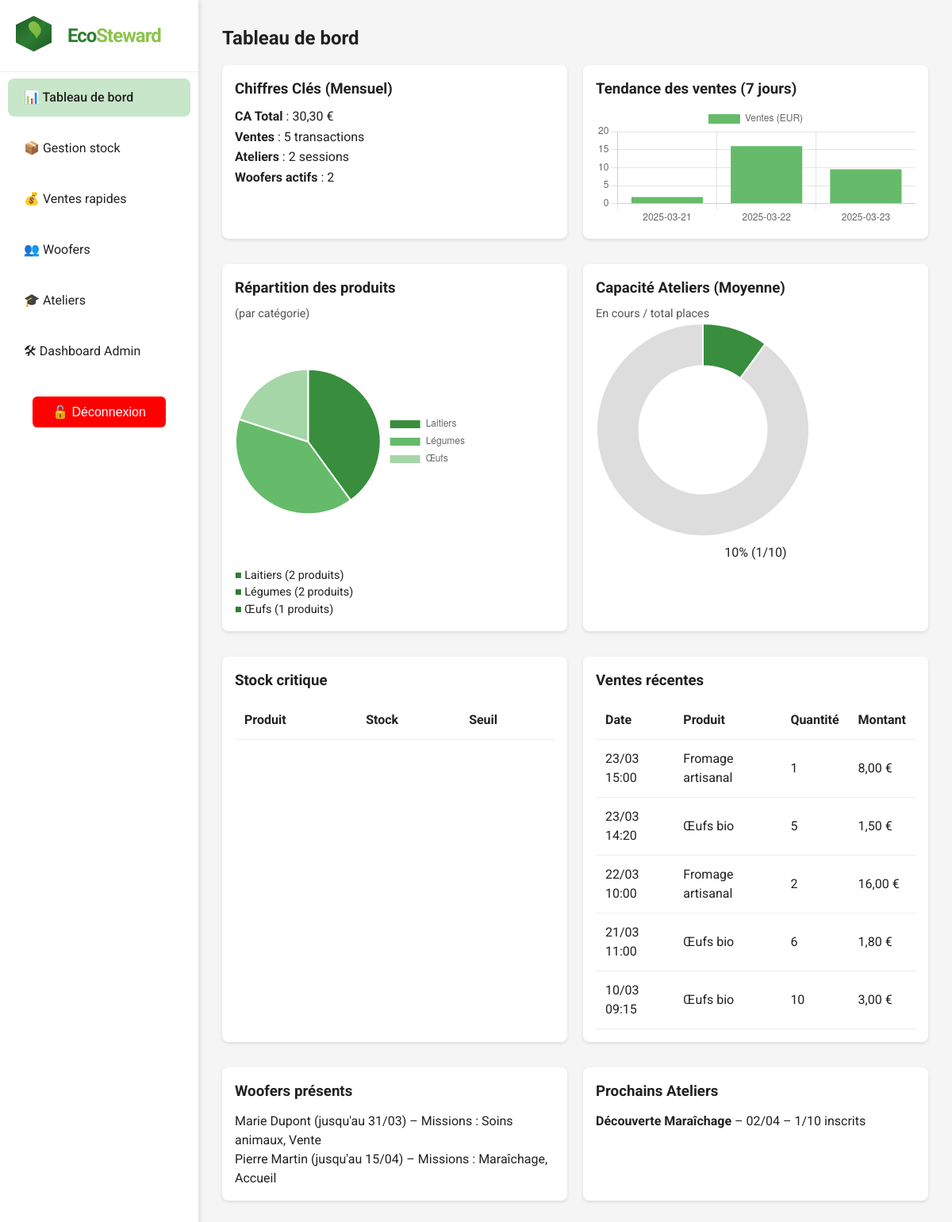
/index.php (signed in), run on the app's committed database.
### tables this page shows
CREATE TABLE sales (
    id INT AUTO_INCREMENT PRIMARY KEY,
    user_id INT NOT NULL,         
    product_id INT NOT NULL,      
    quantity INT NOT NULL,
    sale_date DATETIME DEFAULT CURRENT_TIMESTAMP,
    prix_unitaire DECIMAL(10,2) NOT NULL DEFAULT 0,
    FOREIGN KEY (user_id) REFERENCES users(id),
    FOREIGN KEY (product_id) REFERENCES products(id)
);

CREATE TABLE products (
    id INT AUTO_INCREMENT PRIMARY KEY,
    name VARCHAR(100) NOT NULL,
    category VARCHAR(50) NOT NULL,
    stock INT NOT NULL DEFAULT 0,
    seuil_alerte INT NOT NULL DEFAULT 20,
    price DECIMAL(10,2) NOT NULL DEFAULT 0,
    created_at DATETIME DEFAULT CURRENT_TIMESTAMP
);

CREATE TABLE woofers (
    id INT AUTO_INCREMENT PRIMARY KEY,
    user_id INT,               
    name VARCHAR(100) NOT NULL,
    start_date DATE,
    end_date DATE,
    competencies VARCHAR(255),
    created_at DATETIME DEFAULT CURRENT_TIMESTAMP,
    FOREIGN KEY (user_id) REFERENCES users(id) ON DELETE SET NULL
);

CREATE TABLE workshops (
    id INT AUTO_INCREMENT PRIMARY KEY,
    title VARCHAR(100) NOT NULL,
    workshop_date DATE NOT NULL,
    animator_id INT,          
    capacity INT NOT NULL DEFAULT 10,
    created_at DATETIME DEFAULT CURRENT_TIMESTAMP,
    FOREIGN KEY (animator_id) REFERENCES woofers(id)
);

### src/index.php (the view, shortened to what this page needs)
<?php
require_once __DIR__ . '/includes/db_connect.php';
$stmt = $pdo->query("SELECT COUNT(*) FROM sales");
$nb_ventes = $stmt->fetchColumn();
$stmt = $pdo->query("SELECT SUM(quantity * prix_unitaire) FROM sales");
$ca_total = $stmt->fetchColumn() ?? 0;
$stmt = $pdo->query("SELECT COUNT(*) FROM workshops");
$nb_ateliers = $stmt->fetchColumn();
$stmt = $pdo->query("SELECT COUNT(*) FROM woofers WHERE end_date >= CURDATE()");
$nb_woofers = $stmt->fetchColumn();
$stmt = $pdo->query("
  SELECT category, COUNT(*) AS nb
  FROM products
  GROUP BY category
");
$categories = $stmt->fetchAll(PDO::FETCH_ASSOC);
$stmt = $pdo->query("
  SELECT s.sale_date, p.name, s.quantity, s.prix_unitaire
  FROM sales s
  JOIN products p ON s.product_id = p.id
  ORDER BY s.sale_date DESC
  LIMIT 5
");
$ventes_recent = $stmt->fetchAll(PDO::FETCH_ASSOC);
$stmt = $pdo->query("
  SELECT name, end_date, competencies
  FROM woofers
  WHERE end_date >= CURDATE()
");
$woofers = $stmt->fetchAll(PDO::FETCH_ASSOC);
$stmt = $pdo->query("
  SELECT w.id,
         w.title,
         w.workshop_date,
         (SELECT COUNT(*) FROM registrations r WHERE r.workshop_id = w.id) AS nb_inscrits,
         w.capacity
  FROM workshops w
  WHERE w.workshop_date >= CURDATE()
  ORDER BY w.workshop_date ASC
  LIMIT 5
");
$ateliers = $stmt->fetchAll(PDO::FETCH_ASSOC);
$totalInscrits = 0;
$totalCapacity = 0;
foreach ($ateliers as $a) {
    $totalInscrits += $a['nb_inscrits'];
    $totalCapacity += $a['capacity'];
}
$taux = 0;
if ($totalCapacity > 0) {
    $taux = round(($totalInscrits / $totalCapacity) * 100);
}
$stmt = $pdo->query("
    SELECT DATE(sale_date) AS jour,
           SUM(quantity * prix_unitaire) AS total_ventes
    FROM sales
    WHERE sale_date >= DATE_SUB(CURDATE(), INTERVAL 7 DAY)
    GROUP BY DATE(sale_date)
    ORDER BY jour ASC
");
$tendance_ventes = $stmt->fetchAll(PDO::FETCH_ASSOC);
?>
<!DOCTYPE html>
<html lang="fr">
<head>
  <link rel="stylesheet" href="css/styles.css" />
</head>
<body>
  <div class="app-container">
    <nav class="sidebar" aria-label="Menu principal">
      <div class="logo-container">
        <div class="logo-icon" aria-hidden="true">
          <div class="logo-shield"></div>
          <div class="logo-leaf"></div>
        </div>
        <div class="logo-text">Eco<span>Steward</span></div>
      </div>
      <div class="nav-item active" data-section="dashboard" tabindex="0">
        📊 Tableau de bord
      </div>
      <div class="nav-item" data-section="stock" tabindex="0">
        📦 Gestion stock
      </div>
      <div class="nav-item" data-section="ventes" tabindex="0">
        💰 Ventes rapides
      </div>
      <div class="nav-item" data-section="woofers" tabindex="0">
        👥 Woofers
      </div>
      <div class="nav-item" data-section="ateliers" tabindex="0">
        🎓 Ateliers
      </div>
      <?php if (isset($_SESSION['role']) && $_SESSION['role'] === 'admin'): ?>
        <div class="nav-item" data-section="admin" tabindex="0" onclick="location.href='pages/admin_dashboard.php'">
          🛠 Dashboard Admin
        </div>
      <?php endif; ?>
      <div class="logout-container">
        <form action="pages/logout.php" method="POST">
          <button type="submit" class="logout-btn">🔓 Déconnexion</button>
        </form>
      </div>
    </nav>
    <main>
      <section id="dashboard" aria-labelledby="dashboard-title">
        <h1 id="dashboard-title">Tableau de bord</h1>
        <div class="grid-2">
          <div class="card">
            <h3>Chiffres Clés (Mensuel)</h3>
            <ul style="margin-top: .5rem; line-height: 1.6;">
              <li><strong>CA Total</strong> :
                  <?= number_format($ca_total, 2, ',', ' ') ?> €</li>
              <li><strong>Ventes</strong> :
                  <?= $nb_ventes ?> transactions</li>
              <li><strong>Ateliers</strong> :
                  <?= $nb_ateliers ?> sessions</li>
              <li><strong>Woofers actifs</strong> :
                  <?= $nb_woofers ?></li>
            </ul>
          </div>
          <div class="card">
            <h3>Tendance des ventes (7 jours)</h3>
            <canvas id="salesChart" width="400" height="150"></canvas>
          </div>
        </div>
        <div class="grid-2">
          <div class="card">
            <h3>Répartition des produits</h3>
            <p style="font-size:0.9em; color:#555;">(par catégorie)</p>
            <canvas id="pieChart" width="300" height="300"></canvas>
            <ul style="margin-top: 0.5rem; font-size:0.9em;">
              <?php foreach ($categories as $cat): ?>
                <li>
                  <span style="color: var(--primary); font-weight:700;">■</span>
                  <?= htmlspecialchars($cat['category']) ?> (<?= $cat['nb'] ?> produits)
                </li>
              <?php endforeach; ?>
            </ul>
          </div>
          <div class="card">
            <h3>Capacité Ateliers (Moyenne)</h3>
            <p style="font-size:0.9em; color:#555;">En cours / total places</p>
            <canvas id="capacityChart" width="270" height="270"></canvas>
            <p style="text-align:center; margin-top:0.5rem;">
              <?= $taux ?>% (<?= $totalInscrits ?>/<?= $totalCapacity ?>)
            </p>
          </div>
        </div>
        <div class="grid-2">
          <div class="card">
            <h3>Stock critique</h3>
            <table>
              <thead>
                <tr>
                  <th>Produit</th>
                  <th>Stock</th>
                  <th>Seuil</th>
                </tr>
              </thead>
            </table>
          </div>
          <div class="card">
            <h3>Ventes récentes</h3>
            <table>
              <thead>
                <tr>
                  <th>Date</th>
                  <th>Produit</th>
                  <th>Quantité</th>
                  <th>Montant</th>
                </tr>
              </thead>
              <tbody>
                <?php foreach ($ventes_recent as $v): ?>
                  <tr>
                    <td><?= date('d/m H:i', strtotime($v['sale_date'])) ?></td>
                    <td><?= htmlspecialchars($v['name']) ?></td>
                    <td><?= $v['quantity'] ?></td>
                    <td><?= number_format($v['quantity'] * $v['prix_unitaire'], 2, ',', ' ') ?> €</td>
                  </tr>
                <?php endforeach; ?>
              </tbody>
            </table>
          </div>
        </div>
        <div class="grid-2">
          <div class="card">
            <h3>Woofers présents</h3>
            <ul style="margin-top: .75rem;">
              <?php foreach ($woofers as $w): ?>
                <li>
                  <?= htmlspecialchars($w['name']) ?>
                  (jusqu'au <?= date('d/m', strtotime($w['end_date'])) ?>)
                  – Missions : <?= htmlspecialchars($w['competencies']) ?>
                </li>
              <?php endforeach; ?>
            </ul>
          </div>
          <div class="card">
            <h3>Prochains Ateliers</h3>
            <ul style="margin-top: .75rem;">
              <?php foreach ($ateliers as $a): ?>
                <li>
                  <strong><?= htmlspecialchars($a['title']) ?></strong>
                  – <?= date('d/m', strtotime($a['workshop_date'])) ?>
                  – <?= $a['nb_inscrits'] ?>/<?= $a['capacity'] ?> inscrits
                </li>
              <?php endforeach; ?>
            </ul>
          </div>
        </div>
      </section>
    </main>
  </div>
    <script>
    // Données PHP -> JS
    const catData = <?= json_encode($categories) ?>;
    // catData ressemble à [{category:'Laitiers', nb:2}, {category:'Légumes', nb:2}, ...]
    const catLabels = catData.map(item => item.category);
    const catValues = catData.map(item => parseInt(item.nb, 10));
    // Quand la page est prête
    document.addEventListener('DOMContentLoaded', () => {
      const ctxPie = document.getElementById('pieChart').getContext('2d');
      new Chart(ctxPie, {
        type: 'pie',
        data: {
          labels: catLabels,
          datasets: [{
            data: catValues,
            backgroundColor: [
              '#388e3c', // vert foncé
              '#66bb6a', // vert moyen
              '#a5d6a7', // vert clair
              '#c8e6c9', // encore plus clair...
              '#ffd54f', // jaune
              '#ff7043', // orange
            ]
          }]
        },
        options: {
          responsive: false,
          maintainAspectRatio: false,
          plugins: {
            legend: {
              position: 'right'
            }
          }
        }
      });
    });
    </script>
<script>
// On passe les données PHP au JavaScript au format JSON
const tendanceVentes = <?= json_encode($tendance_ventes) ?>;
// On extrait deux tableaux JS :
// 1) labels (les dates), 2) dataValues (le total_ventes par jour)
const labels = tendanceVentes.map(item => item.jour);
const dataValues = tendanceVentes.map(item => parseFloat(item.total_ventes || 0));
document.addEventListener('DOMContentLoaded', () => {
  const ctx = document.getElementById('salesChart').getContext('2d');
  new Chart(ctx, {
    type: 'bar', // ou 'line'
    data: {
      labels: labels,
      datasets: [{
        label: 'Ventes (EUR)',
        data: dataValues,
        backgroundColor: '#66bb6a'
      }]
    },
    options: {
      scales: {
        y: {
          beginAtZero: true
        }
      }
    }
  });
  // On récupère le taux en PHP
  const tauxOccup = <?= $taux ?>;  // ex: 75
  // On va créer un doughnut chart avec 2 valeurs :
  // 1) la part "occupée" (tauxOccup),
  // 2) la part "restante" (100 - tauxOccup)
  const ctxDoughnut = document.getElementById('capacityChart').getContext('2d');
  new Chart(ctxDoughnut, {
    type: 'doughnut',
    data: {
      labels: ['Occupé', 'Libre'],
      datasets: [{
        data: [tauxOccup, 100 - tauxOccup],
        backgroundColor: ['#388e3c', '#ddd']
      }]
    },
    options: {
      responsive: false,
      maintainAspectRatio: false,
      cutout: '60%',
      plugins: {
        legend: {
          display: false
        }
      }
    }
  });
});
</script>
</body>
</html>

### src/css/styles.css (style rules this page uses)
:root { --primary: #2E7D32; --primary-dark: #1D5A25; --secondary: #8BC34A; --secondary-dark: #6FAE3A; --background: #F5F5F5; --text: #212121; --transition: 0.3s; }
* { box-sizing: border-box; margin: 0; padding: 0; }
body { font-family: 'Roboto', sans-serif; background: var(--background); color: var(--text); line-height: 1.5; }
h1, h2, h3 { margin-bottom: 0.5rem; }
ul, li { list-style: none; }
button, a { cursor: pointer; }
.app-container { display: grid; grid-template-columns: 250px 1fr; min-height: 100vh; }
nav.sidebar { background: #fff; box-shadow: 2px 0 5px rgba(0,0,0,0.1); display: flex; flex-direction: column; transition: var(--transition); }
.logo-container { display: flex; align-items: center; gap: 15px; padding: 20px; border-bottom: 1px solid #eee; }
.logo-icon { position: relative; width: 50px; height: 50px; }
.logo-shield { width: 45px; height: 45px; background: linear-gradient( 135deg, var(--primary-dark) 0%, var(--primary) 50%, var(--primary-dark) 100% ); clip-path: polygon( 50% 0%, 100% 25%, 100% 75%, 50% 100%, 0% 75%, 0% 25% ); position: absolute; }
.logo-leaf { position: absolute; top: 7px; left: 12px; width: 28px; height: 28px; background: linear-gradient( to bottom right, var(--secondary) 0%, var(--secondary-dark) 100% ); clip-path: path("M15.25 2.74c-0.93-1.59-3.01-2.74-5.25-2.74-3.31 0-6 2.69-6 6 0 6.66 9.44 9.84 9.8 15.99 1.85-3.81 5.75-5.98 5.95-10.58 0.08-1.8-0.49-3.45-1.51-4.67-1.07-1.28-1.31-2.34-1.01-3z"); }
.logo-text { font-size: 1.5rem; font-weight: 700; color: var(--primary); letter-spacing: -1px; }
.logo-text span { color: var(--secondary); }
.nav-item { padding: 12px 20px; margin: 8px 10px; border-radius: 8px; transition: var(--transition); display: flex; align-items: center; gap: 10px; }
.nav-item.active { background: #C8E6C9; font-weight: 500; }
main { padding: 30px; overflow-y: auto; }
section { display: none; margin-bottom: 2rem; }
.grid-2 { display: grid; grid-template-columns: 1fr 1fr; gap: 20px; margin-top: 1rem; }
.card { background: #fff; border-radius: 0.5rem; padding: 1rem; box-shadow: 0 2px 4px rgba(0,0,0,0.1); transition: var(--transition); margin-bottom: 1rem; }
table { width: 100%; border-collapse: collapse; margin-top: 0.75rem; }
th, td { padding: 0.75rem; text-align: left; border-bottom: 1px solid #eee; }
button { background: var(--primary); color: #fff; border: none; padding: 10px 20px; border-radius: 6px; transition: var(--transition); font-size: 1rem; margin-top: 0.3rem; align-self: flex-start; }
.logout-container { margin: 20px; text-align: center; }
.logout-btn { background: red; color: white; border: none; padding: 10px 15px; border-radius: 6px; cursor: pointer; font-size: 1rem; width: 80%; transition: 0.3s; }

### data on the page
sales: sale_date "23/03 15:00", product.name "Fromage artisanal", quantity "1", $v['quantity'] * $v['prix_unitaire'] "8,00"
sales: sale_date "23/03 14:20", product.name "Œufs bio", quantity "5", $v['quantity'] * $v['prix_unitaire'] "1,50"
sales: sale_date "22/03 10:00", product.name "Fromage artisanal", quantity "2", $v['quantity'] * $v['prix_unitaire'] "16,00"
sales: sale_date "21/03 11:00", product.name "Œufs bio", quantity "6", $v['quantity'] * $v['prix_unitaire'] "1,80"
sales: sale_date "10/03 09:15", product.name "Œufs bio", quantity "10", $v['quantity'] * $v['prix_unitaire'] "3,00"
woofers: name "Marie Dupont", end_date "31/03", competencies "Soins animaux, Vente"
woofers: name "Pierre Martin", end_date "15/04", competencies "Maraîchage, Accueil"
workshops: title "Découverte Maraîchage", workshop_date "02/04", nb_inscrits "1", capacity "10"

### other printed values
$ca_total "30,30"
$nb_ventes "5"
$nb_ateliers "2"
$nb_woofers "2"
$cat['category'] "Laitiers"
$cat['nb'] "2"
$cat['category'] "Légumes"
$cat['category'] "Œufs"
$cat['nb'] "1"
$taux "10"
$totalInscrits "1"
$totalCapacity "10"
chart data {{ json_encode($tendance_ventes) }} [{"jour":"2025-03-21","total_ventes":"1.80"},{"jour":"2025-03-22","total_ventes":"16.00"},{"jour":"2025-03-23","total_ventes":"9.50"}]
chart data {{ $taux }} 10
